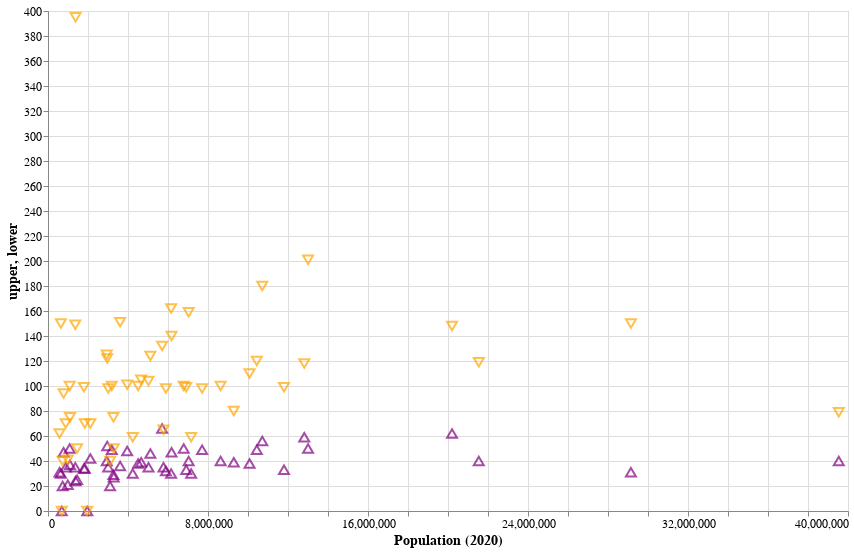

The notebook cell this image was saved under:
### Markdown cell above
### 3.1 - Create Population vs. Seats Scatterplot

Create a new plot with two layers:

- Population on the X axis
- Number of seats on the Y axis
- Upper chamber points should be purple and use the 'triangle-up' shape.
- Lower chamber points should be orange and use the 'triangle-down' shape.
- Make a customization or two to your chart's default labels and axes, whatever you feel is appropriate.

Hint: You can layer two charts for this.

### Code cell
def scatter_pop_size():
    combined_df = population_combined_df()

    # Create base chart
    base = alt.Chart(combined_df).encode(
        x=alt.X('pop_2020:Q', title='Population (2020)'),
        y=alt.Y('seats:Q', title='Number of Seats'),
        tooltip=['state', 'pop_2020', 'seats']
    ).properties(
        width=800,
        height=500
    )

    # Upper chamber chart
    upper_chart = base.mark_point(
        shape='triangle-up',
        size=100,
        color='purple'
    ).encode(
        y='upper:Q',
        tooltip=['state', 'upper', 'pop_2020']
    ).properties()

    # Lower chamber chart
    lower_chart = base.mark_point(
        shape='triangle-down',
        size=100,
        color='orange'
    ).encode(
        y='lower:Q',
        tooltip=['state', 'lower', 'pop_2020']
    ).properties()

    # Combine both chart layers
    combined_chart = upper_chart + lower_chart

    # Add labels
    combined_chart = combined_chart.configure_axis(
        labelFontSize=12,
        titleFontSize=14
    )

    return combined_chart

scatter_pop_size().display()

### Figure 1 — Vega-Lite specification as saved in the notebook (floating-point values rounded to 4 significant figures)
{"config": {"view": {"continuousWidth": 300, "continuousHeight": 300}, "axis": {"labelFontSize": 12, "titleFontSize": 14}}, "layer": [{"mark": {"type": "point", "color": "purple", "shape": "triangle-up", "size": 100}, "encoding": {"tooltip": [{"field": "state", "type": "nominal"}, {"field": "upper", "type": "quantitative"}, {"field": "pop_2020", "type": "quantitative"}], "x": {"field": "pop_2020", "title": "Population (2020)", "type": "quantitative"}, "y": {"field": "upper", "type": "quantitative"}}}, {"mark": {"type": "point", "color": "orange", "shape": "triangle-down", "size": 100}, "encoding": {"tooltip": [{"field": "state", "type": "nominal"}, {"field": "lower", "type": "quantitative"}, {"field": "pop_2020", "type": "quantitative"}], "x": {"field": "pop_2020", "title": "Population (2020)", "type": "quantitative"}, "y": {"field": "lower", "type": "quantitative"}}}], "data": {"name": "data-3aed99f2b1356050d23bd6a8660aa9b3"}, "height": 500, "width": 800, "$schema": "https://vega.github.io/schema/vega-lite/v5.8.0.json", "datasets": {"data-3aed99f2b1356050d23bd6a8660aa9b3": [{"state": "ak", "upper": 20, "lower": 40, "pop_2020": 733374}, {"state": "al", "upper": 35, "lower": 104, "pop_2020": 5024294}, {"state": "ar", "upper": 35, "lower": 98, "pop_2020": 3011490}, {"state": "az", "upper": 30, "lower": 59, "pop_2020": 7157902}, {"state": "ca", "upper": 40, "lower": 79, "pop_2020": 39538212}, {"state": "co", "upper": 35, "lower": 65, "pop_2020": 5773707}, {"state": "ct", "upper": 36, "lower": 151, "pop_2020": 3605912}, {"state": "dc", "upper": 0, "lower": 0, "pop_2020": 689548}, {"state": "de", "upper": 21, "lower": 41, "pop_2020": 989946}, {"state": "fl", "upper": 40, "lower": 119, "pop_2020": 21538216}, {"state": "ga", "upper": 56, "lower": 180, "pop_2020": 10713771}, {"state": "hi", "upper": 25, "lower": 50, "pop_2020": 1455274}, {"state": "ia", "upper": 49, "lower": 100, "pop_2020": 3190427}, {"state": "id", "upper": 34, "lower": 70, "pop_2020": 1839117}, {"state": "il", "upper": 59, "lower": 118, "pop_2020": 12813469}, {"state": "in", "upper": 50, "lower": 100, "pop_2020": 6785442}, {"state": "ks", "upper": 40, "lower": 125, "pop_2020": 2937835}, {"state": "ky", "upper": 38, "lower": 100, "pop_2020": 4506297}, {"state": "la", "upper": 39, "lower": 105, "pop_2020": 4657785}, {"state": "ma", "upper": 40, "lower": 159, "pop_2020": 7032933}, {"state": "md", "upper": 47, "lower": 140, "pop_2020": 6177253}, {"state": "me", "upper": 35, "lower": 149, "pop_2020": 1363177}, {"state": "mi", "upper": 38, "lower": 110, "pop_2020": 10077674}, {"state": "mn", "upper": 66, "lower": 132, "pop_2020": 5706804}, {"state": "mo", "upper": 30, "lower": 162, "pop_2020": 6154889}, {"state": "ms", "upper": 52, "lower": 122, "pop_2020": 2961306}, {"state": "mt", "upper": 50, "lower": 100, "pop_2020": 1084244}, {"state": "nc", "upper": 49, "lower": 120, "pop_2020": 10439459}, {"state": "nd", "upper": 47, "lower": 94, "pop_2020": 779079}, {"state": "ne", "upper": 0, "lower": 0, "pop_2020": 1961965}, {"state": "nh", "upper": 24, "lower": 395, "pop_2020": 1377524}, {"state": "nj", "upper": 39, "lower": 80, "pop_2020": 9289039}, {"state": "nm", "upper": 42, "lower": 70, "pop_2020": 2117525}, {"state": "nv", "upper": 20, "lower": 40, "pop_2020": 3104617}, {"state": "ny", "upper": 62, "lower": 148, "pop_2020": 20202320}, {"state": "oh", "upper": 33, "lower": 99, "pop_2020": 11799331}, {"state": "ok", "upper": 48, "lower": 101, "pop_2020": 3959411}, {"state": "or", "upper": 30, "lower": 59, "pop_2020": 4237279}, {"state": "pa", "upper": 50, "lower": 201, "pop_2020": 13002788}, {"state": "pr", "upper": 27, "lower": 50, "pop_2020": 3285874}, {"state": "ri", "upper": 37, "lower": 75, "pop_2020": 1097371}, {"state": "sc", "upper": 46, "lower": 124, "pop_2020": 5118422}, {"state": "sd", "upper": 35, "lower": 70, "pop_2020": 886668}, {"state": "tn", "upper": 33, "lower": 99, "pop_2020": 6910786}, {"state": "tx", "upper": 31, "lower": 150, "pop_2020": 29145459}, {"state": "ut", "upper": 29, "lower": 75, "pop_2020": 3271614}, {"state": "va", "upper": 40, "lower": 100, "pop_2020": 8631373}, {"state": "vt", "upper": 30, "lower": 150, "pop_2020": 643077}, {"state": "wa", "upper": 49, "lower": 98, "pop_2020": 7705267}, {"state": "wi", "upper": 32, "lower": 98, "pop_2020": 5893713}, {"state": "wv", "upper": 34, "lower": 99, "pop_2020": 1793713}, {"state": "wy", "upper": 31, "lower": 62, "pop_2020": 576850}]}}
